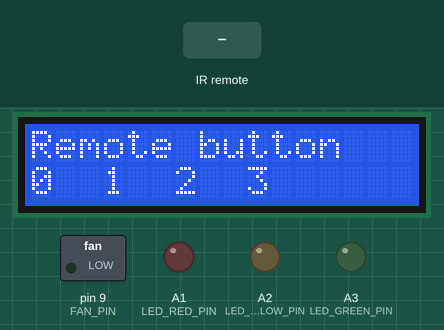
Recording of a sketch running on a simulated Arduino Uno, built with avr-gcc and run on an emulated ATmega328P. On the bench: 16×2 character LCD, switched loads named in the sketch (green lamp = pin HIGH), output pins drawn as LEDs (lit = HIGH). Inputs (shaded band) come from the test bench. What the sketch prints to the serial monitor is not drawn.

Above: at 1.2 s.
1.3 s: infrared code 0x18 received
At 2.2 s:
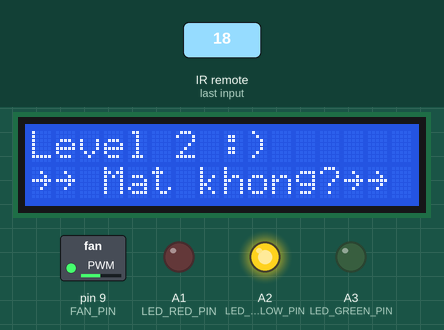
2.9 s: infrared code 0x5E received
At 3.5 s:
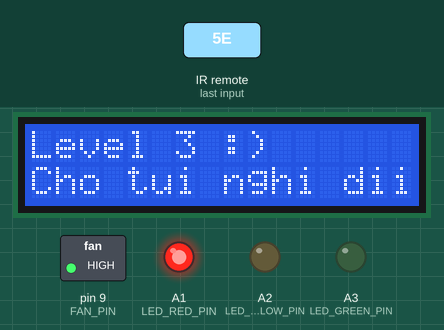
4.5 s: infrared code 0xC received
At 5.7 s:
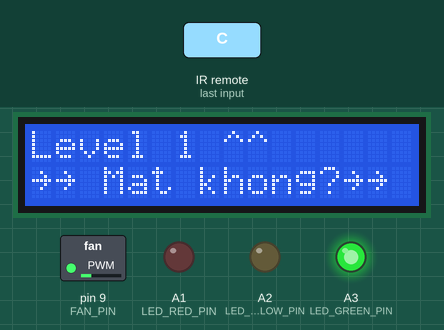
6.0 s: infrared code 0x16 received
At 6.7 s:
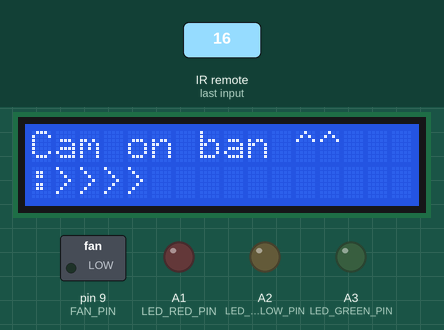
Timing chart, 0 to 8.6 s (numbered marks = the images above; inputs shaded):
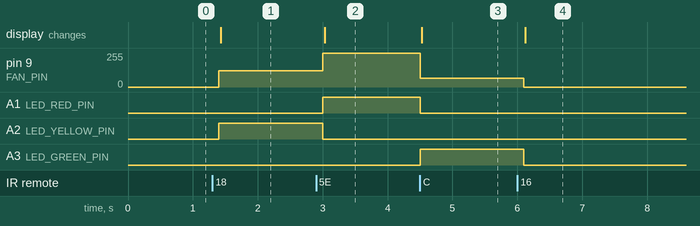

The sketch:

Infrared_Remote_Control_System.ino
```cpp
// Include library
// Cai dat thu vien
#include "LiquidCrystal_I2C.h"
#include "IRremote.h"

// set the LCD address to 0x27 for a 16 chars and 2 line display
// Thiet lap dia chi LCD 0x27 de hien thi ky tu LCD 16 ky tu và 2 dong
LiquidCrystal_I2C LCD(0x27, 16, 2);

// Define connected pin
// Dat ten cong ket noi chan LED va BUZZER
#define LED_RED_PIN       A1
#define LED_YELLOW_PIN    A2
#define LED_GREEN_PIN     A3
#define FAN_PIN           9
#define IR_RECEIVE_PIN    10

void setup() {
  // We initialize serial connection so that we could print values from sensor
  // Khoi tao cong ket noi noi tiep
  Serial.begin(9600);
  // Initialize LCD 1602 to display
  // Khoi tao LCD 1602 de hien thi
  LCD.init();
  // Turn on LCD backlight
  // Bat den nen LCD 1602
  LCD.backlight();
  // Set connected pin as output pin
  // Thiet lap cong ket noi la chan tin hieu ra
  pinMode(LED_RED_PIN, OUTPUT);
  pinMode(LED_YELLOW_PIN, OUTPUT);
  pinMode(LED_GREEN_PIN, OUTPUT);
  pinMode(FAN_PIN, OUTPUT);

  // Start the receiver
  // Thiet lap chan tin hieu nhan hong ngoai
  IrReceiver.begin(IR_RECEIVE_PIN);

  //Display Remote button selection
  //Hien thi man hinh lua chon nut nhan
  LCD.setCursor(0, 0);
  LCD.print("Remote button");
  LCD.setCursor(0, 1);
  LCD.print("0  1  2  3");
}

void loop()
{
    if (IrReceiver.decode()){
        Serial.println(IrReceiver.decodedIRData.command);
        if (IrReceiver.decodedIRData.command == 12){
        // Set PWM 25%
        // Dat gia tri PWM de dieu chinh toc do quat la 25%
        analogWrite(FAN_PIN, 64);
        digitalWrite(LED_GREEN_PIN, HIGH);
        digitalWrite(LED_YELLOW_PIN, LOW);
        digitalWrite(LED_RED_PIN, LOW);
        LCD.clear();
        LCD.setCursor(0, 0);
        LCD.print("Level 1 ^^");
        LCD.setCursor(0, 1);
        LCD.print("~~ Mat khong?~~");
        }

        /*
         * !!!Important!!! Enable receiving of the next value,
         * since receiving has stopped after the end of the current received data packet.
         */
        IrReceiver.resume(); // Enable receiving of the next value

        delay(100);

        if (IrReceiver.decodedIRData.command == 0x18){
        // Set PWM 50%
        // Dat gia tri PWM de dieu chinh toc do quat la 50%
        analogWrite(FAN_PIN, 123);
        digitalWrite(LED_GREEN_PIN, LOW);
        digitalWrite(LED_RED_PIN, LOW);
        digitalWrite(LED_YELLOW_PIN, HIGH);
        LCD.clear();
        LCD.setCursor(0, 0);
        LCD.print("Level 2 :)");
        LCD.setCursor(0, 1);
        LCD.print("~~ Mat khong?~~");
        }
        if (IrReceiver.decodedIRData.command == 0x5e){
        // Set PWM 100%
        // Dat gia tri PWM de dieu chinh toc do quat la 100%
        analogWrite(FAN_PIN, 255);
        digitalWrite(LED_GREEN_PIN, LOW);
        digitalWrite(LED_YELLOW_PIN, LOW);
        digitalWrite(LED_RED_PIN, HIGH);
        LCD.clear();
        LCD.setCursor(0, 0);
        LCD.print("Level 3 :)");
        LCD.setCursor(0, 1);
        LCD.print("Cho tui nghi diiii");
        }
        if (IrReceiver.decodedIRData.command == 0x16){
        // Set PWM 0% to turn off fan
        // Tat quat
        analogWrite(FAN_PIN, 0);
        digitalWrite(LED_GREEN_PIN, LOW);
        digitalWrite(LED_YELLOW_PIN, LOW);
        digitalWrite(LED_RED_PIN, LOW);
        LCD.clear();
        LCD.setCursor(0, 0);
        LCD.print("Cam on ban ^^");
        LCD.setCursor(0, 1);
        LCD.print(":>>>>");
        }
    }
}
```

Measured:
- after the input at 1.3 s, pin 9 (FAN_PIN): 0/255 → 123/255 after 0.10 s; A2 (LED_YELLOW_PIN): LOW → HIGH after 0.10 s; the display: changes after 0.13 s (image 1)
- after the input at 2.9 s, pin 9 (FAN_PIN): 123/255 → 255/255 after 0.10 s; A1 (LED_RED_PIN): LOW → HIGH after 0.10 s; A2 (LED_YELLOW_PIN): HIGH → LOW after 0.10 s; the display: changes after 0.13 s (image 2)
- after the input at 4.5 s, pin 9 (FAN_PIN): 255/255 → 64/255 at once; A1 (LED_RED_PIN): HIGH → LOW at once; A3 (LED_GREEN_PIN): LOW → HIGH at once; the display: changes at once (image 3)
- after the input at 6.0 s, pin 9 (FAN_PIN): 64/255 → 0/255 after 0.10 s; A3 (LED_GREEN_PIN): HIGH → LOW after 0.10 s; the display: changes after 0.12 s (image 4)
